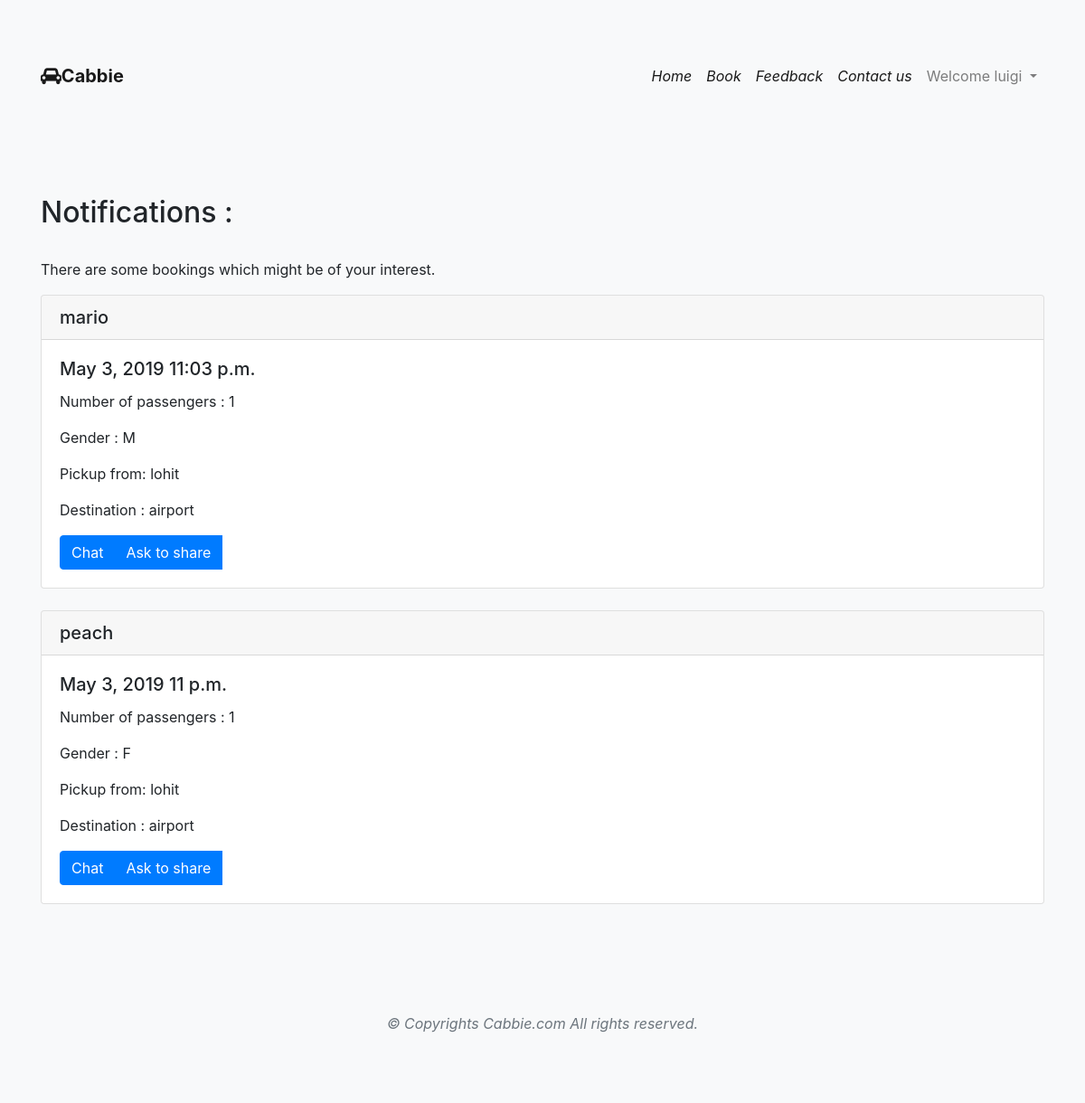
Page /cabs/notifications/ (signed in) on the earlier database version.
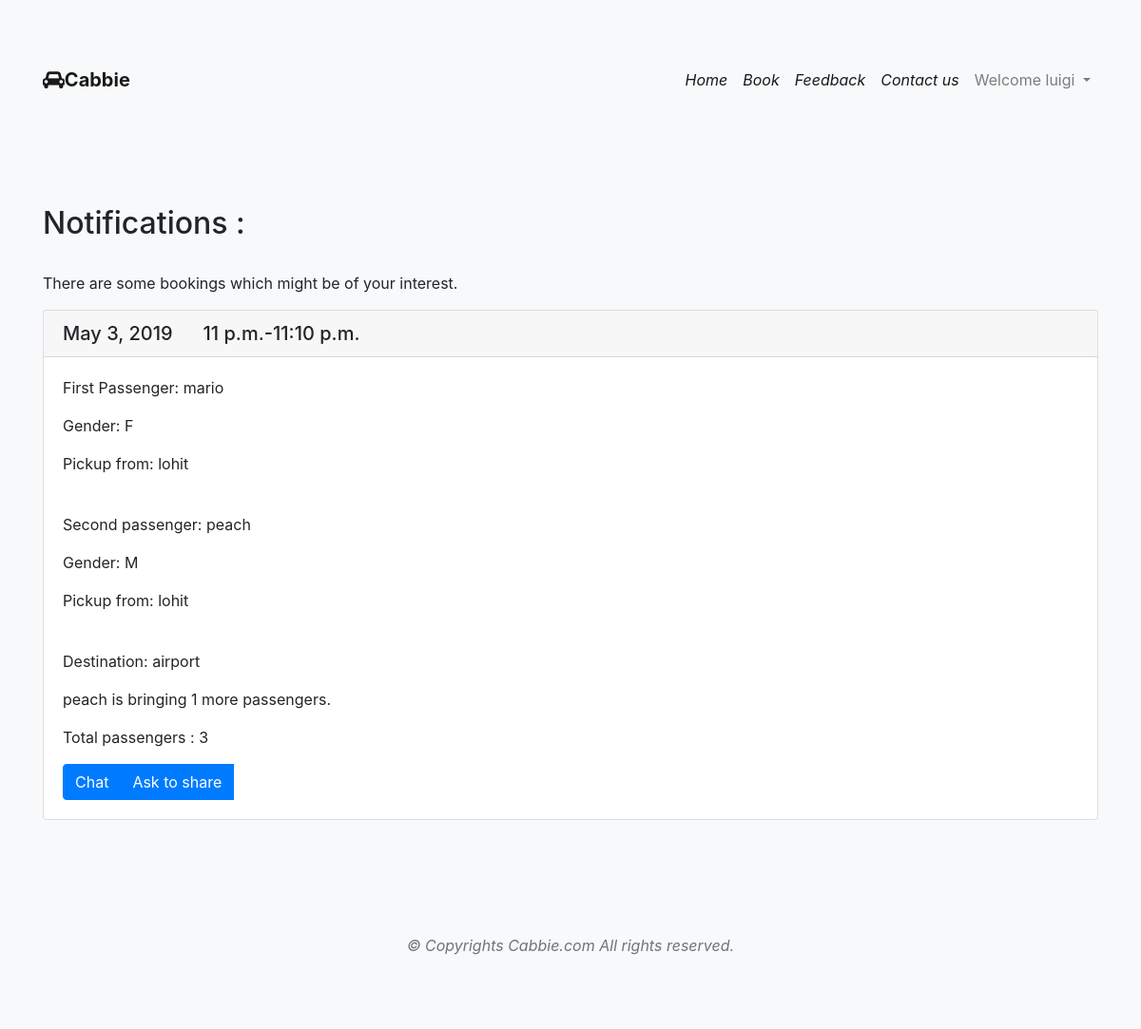
Same page on the later database version.
### cabs/models.py (models this page shows)
class Post(models.Model):
    passengers=models.PositiveIntegerField(validators=[MinValueValidator(1),MaxValueValidator(3)])
    date=models.DateField()
    time=models.TimeField()
    destination=models.CharField(max_length=100)
    created_by = models.CharField(max_length=100)
    gender = models.CharField(max_length=1, choices=Gchoice, default='M')
    pickup_from=models.CharField(max_length=100)

class Fgroup2(models.Model):
    created_by1 = models.CharField(max_length=100,default=None)
    passengers1 = models.PositiveIntegerField(validators=[MinValueValidator(1), MaxValueValidator(3)])
    time1 = models.TimeField()
    gender1 = models.CharField(max_length=1, choices=Gchoice, default='M')
    pickup_from1 = models.CharField(max_length=100)
    created_by2 = models.CharField(max_length=100,default=None)
    passengers2 = models.PositiveIntegerField(validators=[MinValueValidator(1), MaxValueValidator(3)])
    time2 = models.TimeField()
    gender2 = models.CharField(max_length=1, choices=Gchoice, default='M')
    pickup_from2 = models.CharField(max_length=100)
    date = models.DateField()
    destination = models.CharField(max_length=100)
    total_passengers = models.PositiveIntegerField(validators=[MinValueValidator(1), MaxValueValidator(4)],default=None)

### cabs/views.py (the view)
@login_required(login_url="/cabs/login/")
def notification_view(request):
    i = Post.objects.filter(
        created_by__iexact=request.user.username
    )
    query = []
    for instance in i:
        queryset = Post.objects.filter(
            time__hour__range=(instance.time.hour - 1, instance.time.hour + 1),
            date=instance.date,
            destination=instance.destination,
            passengers__range=(1, 4 - instance.passengers)
        ).exclude(created_by__iexact=instance.created_by)
        query += queryset
    query1 = []
    for instance in i:
        queryset = Fgroup2.objects.filter(
            time1__hour__range=(instance.time.hour - 1, instance.time.hour + 1),
            date=instance.date,
            destination=instance.destination,
            total_passengers__range=(1, 4 - instance.passengers)
        ).exclude(Q(created_by1__iexact=instance.created_by) & Q(created_by2__iexact=instance.created_by))
        query1 += queryset
    query2 = []
    for instance in i:
        queryset = Fgroup3.objects.filter(
            time1__hour__range=(instance.time.hour - 1, instance.time.hour + 1),
            date=instance.date,
            destination=instance.destination,
            total_passengers__range=(1, 4 - instance.passengers)
        ).exclude(Q(created_by1__iexact=instance.created_by) & Q(created_by2__iexact=instance.created_by)
                  & Q(created_by3__iexact=instance.created_by))
        query2 += queryset
    context = {
        "passenger_list": query,
        "groups_list": query1,
        "groups3_list": query2,
        "title": "Notifications"
    }
    return render(request, 'match.html', context)

### templates/match.html (shortened to what this page needs)
{% extends 'base1.html' %}
{% load static %}
{% block content %}
<div class="bg-light py-5">
    <div class="container py-5">
<h2>{{ title }} :</h2>
<br>
{% if  not passenger_list  and  not groups_list  and not groups3_list %}
    <h3>Sorry, there is no booking with similar timings.</h3>
    <p>We will notify you shortly.</p>
{% else %}
    {% if title == "Notifications" %}
        <p>There are some bookings which might be of your interest. </p>
    {% endif %}
        {% for obj in groups_list %}
        <div class="card">
          <h5 class="card-header">{{ obj.date}}  &nbsp; &nbsp;&nbsp;
              {% if obj.time1 < obj.time2 %}
              {{ obj.time1}}-{{obj.time2}}
              {% else %}
              {{ obj.time2}}-{{obj.time1}}
              {% endif %}
          </h5>
          <div class="card-body">
            <p class="card-text">First Passenger: {{ obj.created_by1}}</p>
              <p class="card-text">Gender: {{ obj.gender1}}</p>
              <p class="card-text">Pickup from: {{ obj.pickup_from1}}</p><br>
              <p class="card-text">Second passenger: {{ obj.created_by2}}</p>
              <p class="card-text">Gender: {{ obj.gender2}}</p>
              <p class="card-text">Pickup from: {{ obj.pickup_from2}}</p><br>
              <p class="card-text">Destination: {{ obj.destination}}</p>
              {% if obj.passengers2 == 2 %}
              <p class="card-text">{{ obj.created_by2}} is bringing 1 more passengers.</p>
              {% elif obj.passengers2 == 3 %}
              <p class="card-text">{{ obj.created_by2}} is bringing 2 more passengers.</p>
              {% endif %}
              <p class="card-text">Total passengers : {{ obj.total_passengers}}</p>
              <div class="btn-group">
              <button class="btn btn-primary" onclick="window.location.href = '/dialogs/{{obj.created_by1}}';" type="button">Chat</button>
                <button class="btn btn-primary" onclick="window.location.href = '/cabs/Grequest2/{{user.username}}/{{ obj.created_by1}}/{{ obj.created_by2}}/{{obj.id}}';myFunction()" type="button">Ask to share</button>
            </div>
          </div>
        </div>
        <br>
{% endfor %}
    {% for obj in passenger_list %}
    <div class="card">
        <h5 class="card-header">{{ obj.created_by}}</h5>
        <div class="card-body">
            <h5 class="card-title">{{ obj.date}} {{ obj.time}}</h5>
            <p class="card-text">Number of passengers : {{ obj.passengers}}</p>
            <p class="card-text">Gender : {{ obj.gender}}</p>
            <p class="card-text">Pickup from: {{ obj.pickup_from}}</p>
            <p class="card-text">Destination : {{ obj.destination}}</p>
            <div class="btn-group">
              <button class="btn btn-primary" onclick="window.location.href = '/dialogs/{{obj.created_by}}';" type="button">Chat</button>
                <button class="btn btn-primary" onclick="window.location.href = '/cabs/brequest/{{user.username}}/{{ obj.created_by}}/{{obj.id}}';myFunction()" type="button">Ask to share</button>
            </div>
        </div>
</div>
    <br>
{% endfor %}
{% endif %}
</div>
</div>
{% endblock %}

Differences in the rows shown:
removed Post: created_by "mario", date "May 3, 2019", time "11:03 p.m.", passengers "1", gender "M", pickup_from "lohit", destination "airport"
removed Post: created_by "peach", date "May 3, 2019", time "11 p.m.", passengers "1", gender "F", pickup_from "lohit", destination "airport"
added Fgroup2: date "May 3, 2019", time1 "11 p.m.", time2 "11:10 p.m.", created_by1 "mario", gender1 "F", pickup_from1 "lohit", created_by2 "peach", gender2 "M", pickup_from2 "lohit", destination "airport", total_passengers "3"
